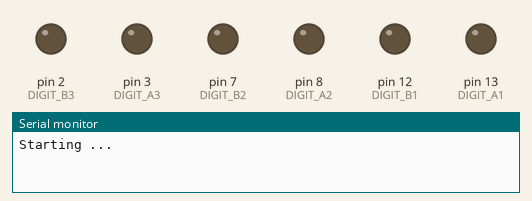
Bench run of a sketch on a simulated Arduino Uno, built with avr-gcc and run on an emulated ATmega328P. Parts: output pins drawn as LEDs (lit = HIGH), the last lines printed to the serial monitor.

Above: at 0.1 s.
At 5.1 s:
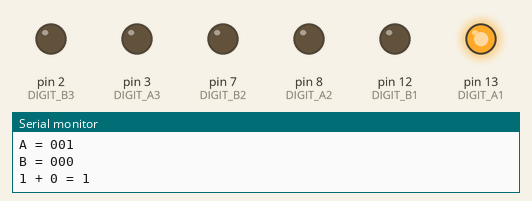
At 9.1 s:
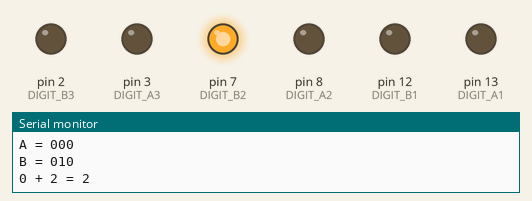
At 19.1 s:
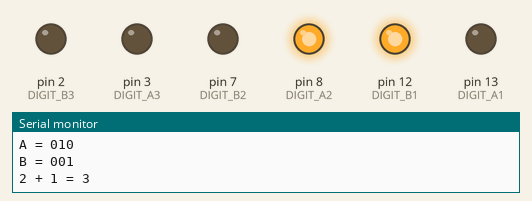
At 27.1 s:
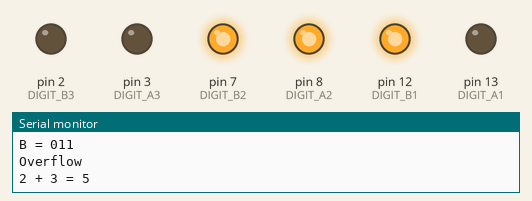
At 37.1 s:
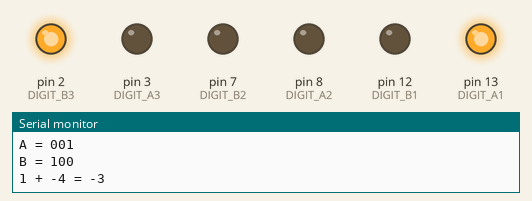
Timing chart, 0 to 40.0 s (numbered marks = the images above):
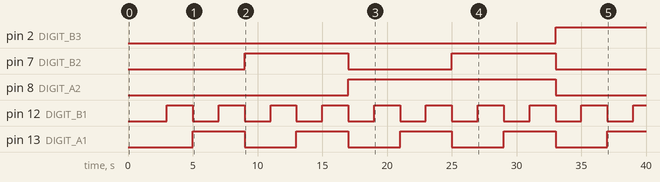

Measured:
- by itself, pin 2 (DIGIT_B3): LOW → HIGH at 33.0 s
- by itself, pin 7 (DIGIT_B2): alternates HIGH for 8.0 s and LOW for 8.0 s
- by itself, pin 8 (DIGIT_A2): LOW → HIGH at 17.0 s, → LOW 16.0 s later
- by itself, pin 12 (DIGIT_B1): alternates HIGH for 2.0 s and LOW for 2.0 s
- by itself, pin 13 (DIGIT_A1): alternates HIGH for 4.0 s and LOW for 4.0 s

The sketch:

main.ino
```cpp
// Created on: Jan 2024
// Created by: James Couse
// Created for: This is the code for a 2-bit adder

const int DIGIT_A1 = 13;
const int DIGIT_B1 = 12;
const int DIGIT_A2 = 8;
const int DIGIT_B2 = 7;
const int DIGIT_A3 = 3;
const int DIGIT_B3 = 2;

int Ap = 0;
int Bp = 0;
int An = 0;
int Bn = 0;
int Total = 0;

void setup()
{
  // setup serial output
  Serial.begin(9600);
  // set pin mode to output
  pinMode(DIGIT_A1, OUTPUT);
  pinMode(DIGIT_B1, OUTPUT);
  pinMode(DIGIT_A2, OUTPUT);
  pinMode(DIGIT_B2, OUTPUT);
  pinMode(DIGIT_A3, OUTPUT);
  pinMode(DIGIT_B3, OUTPUT);

  // set all pins to "0)
  digitalWrite(DIGIT_A1, 0); //LOW and HIGH just reference 0 & 1
  digitalWrite(DIGIT_B1, 0);
  digitalWrite(DIGIT_A2, 0);
  digitalWrite(DIGIT_B2, 0);
  digitalWrite(DIGIT_A3, 0);
  digitalWrite(DIGIT_B3, 0);

  // loop over the inputs
  Serial.print("Starting ... \n\n");
  delay(1000); // Wait for 1000 millisecond(s)

  for (int foursA = 0; foursA <= 1; ++foursA) {
    digitalWrite(DIGIT_A3, foursA);
    for (int foursB = 0; foursB <= 1; ++foursB) {
      digitalWrite(DIGIT_B3, foursB);
      for (int twosA = 0; twosA <= 1; ++twosA) {
        digitalWrite(DIGIT_A2, twosA);
        for (int twosB = 0; twosB <= 1; ++twosB) {
          digitalWrite(DIGIT_B2, twosB);
          for (int onesA = 0; onesA <= 1; ++onesA) {
          digitalWrite(DIGIT_A1, onesA);
            for (int onesB = 0; onesB <= 1; ++onesB) {
              digitalWrite(DIGIT_B1, onesB);
              Ap = ((foursA * 100) + (twosA * 10) + (onesA));
              Bp = ((foursB * 100) + (twosB * 10) + (onesB));

              //Converting A
              if (Ap == 000){
                An = 0;
              }
              else if (Ap == 1){
                An = 1;
              }
              else if (Ap == 10){
                An = 2;
              }
              else if (Ap == 11){
                An = 3;
              }
              else if (Ap == 100){
                An = -4;
              }
              else if (Ap == 101){
                An = -3;
              }
              else if (Ap == 110){
                An = -2;
              }
              else if (Ap == 111){
                An = -1;
              }
              // Converting B
             if (Bp == 000){
                Bn = 0;
              }
              else if (Bp == 1){
                Bn = 1;
              }
              else if (Bp == 10){
                Bn = 2;
              }
              else if (Bp == 11){
                Bn = 3;
              }
              else if (Bp == 100){
                Bn = -4;
              }
              else if (Bp == 101){
                Bn = -3;
              }
              else if (Bp == 110){
                Bn = -2;
              }
              else if (Bp == 111){
                Bn = -1;
              }
              Total = An + Bn;

              Serial.print("A = " + String(foursA) + (twosA) + String(onesA) + "\n");
              Serial.print("B = " + String(foursB) + (twosB) + String(onesB) + "\n");

              if (Total > 3) {
                Serial.print("Overflow\n");
              }
              else if (Total < -4) {
                Serial.print("Underflow\n");
              }
              Serial.print(
              String(An)
              + " + "
              + String(Bn)
              + " = "
              + String(An + Bn) + "\n\n");
              delay(2000);
            }
          }
        }
      }
    }
  }
}
void loop() {
  // Done
  Serial.print("\nDone. \n");
  delay(100000000); // Wait for 10000 millisecond(s)
}
```
